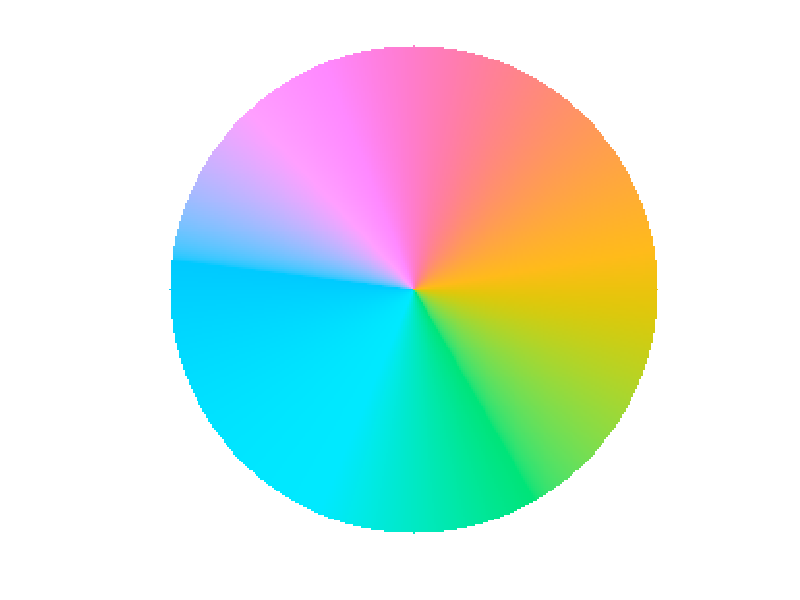

Write MATLAB code to recreate this figure.
x = -126 : 126;
[xx, yy] = meshgrid(x, x);
[theta, rr] = cart2pol(xx, yy);
theta = theta + (pi/2);
L = 80 .* ones(size(xx));
a = L .* cos(theta);
b = L .* sin(theta);

a(rr > 126) = 0;
b(rr > 126) = 0;
L(rr > 126) = 100;

pha_rgb = lab2rgb( cat(3, L, a, b));
pha_rgb( pha_rgb>1 ) = 1;
pha_rgb( pha_rgb<0 ) = 0;


combined = figure;
hold on;
set(gca, 'YDir', 'reverse')
imagesc(pha_rgb);
axis square;
axis tight;
axis off;
% pa = polaraxes;
% set(pa, 'color', 'none');
% set(pa, 'color', 'none');
% set(pa, 'fontsize', 25);
% pa.RTickLabel = [];
exportgraphics(gcf,"colorwheel.tif");
hold off;